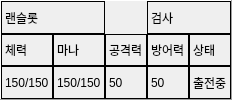
                     <widget class="QFrame" name="Frame_Class5_DetailsStatus">
                      <property name="frameShape">
                       <enum>QFrame::Panel</enum>
                      </property>
                      <property name="frameShadow">
                       <enum>QFrame::Raised</enum>
                      </property>
                      <layout class="QGridLayout" name="gridLayout_33">
                       <property name="leftMargin">
                        <number>0</number>
                       </property>
                       <property name="topMargin">
                        <number>0</number>
                       </property>
                       <property name="rightMargin">
                        <number>0</number>
                       </property>
                       <property name="bottomMargin">
                        <number>0</number>
                       </property>
                       <property name="spacing">
                        <number>0</number>
                       </property>
                       <item row="2" column="3">
                        <widget class="QLabel" name="Class5_DetailsStatus_MpValue">
                         <property name="minimumSize">
                          <size>
                           <width>50</width>
                           <height>0</height>
                          </size>
                         </property>
                         <property name="frameShape">
                          <enum>QFrame::Box</enum>
                         </property>
                         <property name="text">
                          <string>150/150</string>
                         </property>
                        </widget>
                       </item>
                       <item row="2" column="4">
                        <widget class="QLabel" name="Class5_DetailsStatus_AtkValue">
                         <property name="frameShape">
                          <enum>QFrame::Box</enum>
                         </property>
                         <property name="text">
                          <string>50</string>
                         </property>
                        </widget>
                       </item>
                       <item row="2" column="6">
                        <widget class="QLabel" name="Class5_DetailsStatus_ConditionValue">
                         <property name="frameShape">
                          <enum>QFrame::Box</enum>
                         </property>
                         <property name="text">
                          <string>출전중</string>
                         </property>
                        </widget>
                       </item>
                       <item row="2" column="5">
                        <widget class="QLabel" name="Class5_DetailsStatus_ShieldValue">
                         <property name="frameShape">
                          <enum>QFrame::Box</enum>
                         </property>
                         <property name="text">
                          <string>50</string>
                         </property>
                        </widget>
                       </item>
                       <item row="1" column="2">
                        <widget class="QLabel" name="Class5_DetailsStatus_Hp">
                         <property name="minimumSize">
                          <size>
                           <width>50</width>
                           <height>0</height>
                          </size>
                         </property>
                         <property name="frameShape">
                          <enum>QFrame::Box</enum>
                         </property>
                         <property name="text">
                          <string>체력</string>
                         </property>
                        </widget>
                       </item>
                       <item row="2" column="2">
                        <widget class="QLabel" name="Class5_DetailsStatus_HpValue">
                         <property name="minimumSize">
                          <size>
                           <width>50</width>
                           <height>0</height>
                          </size>
                         </property>
                         <property name="frameShape">
                          <enum>QFrame::Box</enum>
                         </property>
                         <property name="text">
                          <string>150/150</string>
                         </property>
                        </widget>
                       </item>
                       <item row="1" column="4">
                        <widget class="QLabel" name="Class5_DetailsStatus_Atk">
                         <property name="frameShape">
                          <enum>QFrame::Box</enum>
                         </property>
                         <property name="text">
                          <string>공격력</string>
                         </property>
                        </widget>
                       </item>
                       <item row="1" column="5">
                        <widget class="QLabel" name="Class5_DetailsStatus_Shield">
                         <property name="frameShape">
                          <enum>QFrame::Box</enum>
                         </property>
                         <property name="text">
                          <string>방어력</string>
                         </property>
                        </widget>
                       </item>
                       <item row="1" column="3">
                        <widget class="QLabel" name="Class5_DetailsStatus_Mp">
                         <property name="minimumSize">
                          <size>
                           <width>50</width>
                           <height>0</height>
                          </size>
                         </property>
                         <property name="frameShape">
                          <enum>QFrame::Box</enum>
                         </property>
                         <property name="text">
                          <string>마나</string>
                         </property>
                        </widget>
                       </item>
                       <item row="1" column="6">
                        <widget class="QLabel" name="Class5_DetailsStatus_Condition">
                         <property name="frameShape">
                          <enum>QFrame::Box</enum>
                         </property>
                         <property name="text">
                          <string>상태</string>
                         </property>
                        </widget>
                       </item>
                       <item row="0" column="5" colspan="2">
                        <widget class="QLabel" name="Class5_DetailsStatus_Class">
                         <property name="frameShape">
                          <enum>QFrame::Box</enum>
                         </property>
                         <property name="text">
                          <string>검사</string>
                         </property>
                        </widget>
                       </item>
                       <item row="0" column="2" colspan="2">
                        <widget class="QLabel" name="Class5_DetailsStatus_Name">
                         <property name="frameShape">
                          <enum>QFrame::Box</enum>
                         </property>
                         <property name="text">
                          <string>랜슬롯</string>
                         </property>
                        </widget>
                       </item>
                      </layout>
                     </widget>
